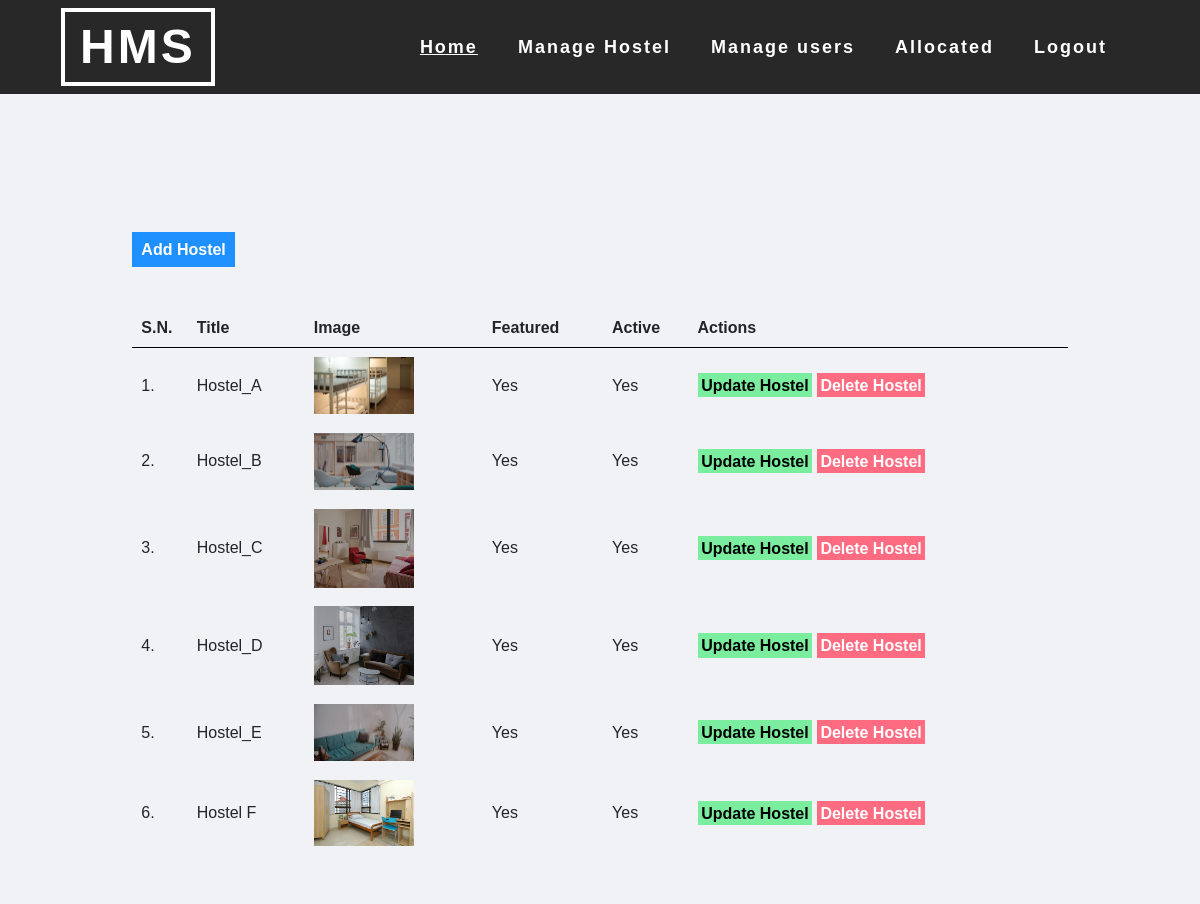
/manage_hostel.php, run on the app's committed database.
### tables this page shows
CREATE TABLE `tbl_category` (
  `id` int(10) UNSIGNED NOT NULL,
  `title` varchar(100) NOT NULL,
  `image_name` varchar(255) NOT NULL,
  `featured` varchar(10) NOT NULL,
  `active` varchar(10) NOT NULL
);

### manage_hostel.php (the view, shortened to what this page needs)
<?php include('server.php'); ?>
<link rel="stylesheet" href="web_home/css_home/edwin.css">
<link rel="stylesheet" href="web_home/css_home/style.css" type="text/css" media="all"/>
<link rel="stylesheet" href="admin.css" type="text/css">
<header>
	<div class="container agile-banner_nav">
		<nav class="navbar navbar-expand-lg navbar-light bg-light">
			<h1><a class="navbar-brand" href="home.php">HMS <span class="display"></span></a></h1>
			<div class="collapse navbar-collapse justify-content-center" id="navbarSupportedContent">
				<ul class="navbar-nav ml-auto">
					<li class="nav-item active">
						<a class="nav-link" href="homeadmin.php">Home <span class="sr-only">(current)</span></a>
					</li>
					<li class="nav-item">
						<a class="nav-link" href="manage_hostel.php">Manage Hostel</a>
					</li>
					<li class="nav-item">
						<a class="nav-link" href="manage_users.php">Manage users</a>
					</li>
                    <li class="nav-item">
						<a class="nav-link" href="allocate.php">Allocated</a>
					</li>
                    <li class="nav-item">
						<a class="nav-link" href="login.php">Logout</a>
					</li>
				</ul>
			</div>
		</nav>
	</div>
</header>
<div class="main-content">
    <div class="wrapper">
        <br /><br />
        <br><br>
                <a href="<?php echo SITEURL; ?>add_hostel.php" class="btn-primary">Add Hostel</a>
                <br /><br /><br />
                <table class="tbl-full">
                    <tr>
                        <th>S.N.</th>
                        <th>Title</th>
                        <th>Image</th>
                        <th>Featured</th>
                        <th>Active</th>
                        <th>Actions</th>
                    </tr>
                    <?php
                        $sql = "SELECT * FROM tbl_category";
                        $res = mysqli_query($db, $sql);
                        $count = mysqli_num_rows($res);
                        $sn=1;
                        if($count>0)
                        {
                            while($row=mysqli_fetch_assoc($res))
                            {
                                $id = $row['id'];
                                $title = $row['title'];
                                $image_name = $row['image_name'];
                                $featured = $row['featured'];
                                $active = $row['active'];
                                ?>
                                    <tr>
                                        <td><?php echo $sn++; ?>. </td>
                                        <td><?php echo $title; ?></td>
                                        <td>
                                            <?php
                                                if($image_name!="")
                                                {
                                                    ?>
                                                    <img src="<?php echo SITEURL; ?>images/category/<?php echo $image_name; ?>" width="100px" >
                                                    <?php
                                                }
                                                else
                                                {
                                                    echo "<div class='error'>Image not Added.</div>";
                                                }
                                            ?>
                                        </td>
                                        <td><?php echo $featured; ?></td>
                                        <td><?php echo $active; ?></td>
                                        <td>
                                            <a href="<?php echo SITEURL; ?>update_hostel.php?id=<?php echo $id; ?>" class="btn-secondary">Update Hostel</a>
                                            <a href="<?php echo SITEURL; ?>delete_hostel.php?id=<?php echo $id; ?>&image_name=<?php echo $image_name; ?>" class="btn-danger">Delete Hostel</a>
                                        </td>
                                    </tr>
                                <?php
                            }
                        }
                        else
                        {
                            ?>
                            <tr>
                                <td colspan="6"><div class="error">No Hostel Added.</div></td>
                            </tr>
                            <?php
                        }
                    ?>
                </table>
    </div>
</div>

### web_home/css_home/style.css (style rules this page uses)
body a { transition:0.5s all; -webkit-transition:0.5s all; -moz-transition:0.5s all; -o-transition:0.5s all; -ms-transition:0.5s all; }
h1,h2,h3,h4,h5,h6 { margin:0; }
ul { margin:0; padding:0; }
.container { width: 100%; margin: 0 auto; }
header { z-index: 9; width: 100%; background:rgb(41, 40, 40); }
.bg-light { background-color: transparent !important; }
h1 { font-size: inherit; }
.navbar-nav > li { margin-right: 1.5em; }
.navbar-light .navbar-nav .show > .nav-link, .navbar-light .navbar-nav .active > .nav-link, .navbar-light .navbar-nav .nav-link.show, .navbar-light .navbar-nav .nav-link.active { color: #fff; font-size: 18px; font-weight: 700; letter-spacing: 2px; text-decoration: underline; }
.navbar-light .navbar-nav .nav-link { color: #fff; font-size: 18px; font-weight: 700; letter-spacing: 2px; }
.navbar-light .navbar-brand { color: #fff; font-size: 3em; text-decoration: none; border: 4px solid #fff; text-transform: uppercase; font-weight: 700; margin: 0; text-align: center; letter-spacing: 3px; padding: 10px 15px; line-height: 50px; }
.wrapper { padding: 1%; width: 80%; margin: 0 auto; }
.tbl-full { width: 100%; }
table tr th { border-bottom: 1px solid black; padding: 1%; text-align: left; }
table tr td { padding: 1%; }
.btn-primary { background-color: #1e90ff; padding: 1%; color: white; text-decoration: none; font-weight: bold; }
.btn-secondary { background-color: #7bed9f; padding: 1%; color: black; text-decoration: none; font-weight: bold; }
.btn-danger { background-color: #ff6b81; padding: 1%; color: white; text-decoration: none; font-weight: bold; }

### admin.css (style rules this page uses)
* { margin: 0; padding: 0; font-family: Arial, Helvetica, sans-serif; }
.wrapper { padding: 1%; width: 80%; margin: 0 auto; }
.tbl-full { width: 100%; }
table tr th { border-bottom: 1px solid black; padding: 1%; text-align: left; }
table tr td { padding: 1%; }
.btn-primary { background-color: #1e90ff; padding: 1%; color: white; text-decoration: none; font-weight: bold; }
.btn-secondary { background-color: #7bed9f; padding: 1%; color: black; text-decoration: none; font-weight: bold; }
.btn-danger { background-color: #ff6b81; padding: 1%; color: white; text-decoration: none; font-weight: bold; }
.main-content { background-color: #f1f2f6; padding: 3% 0; }

### data on the page
tbl_category: title "Hostel_A", image_name (picture), featured "Yes", active "Yes"
tbl_category: title "Hostel_B", image_name (picture), featured "Yes", active "Yes"
tbl_category: title "Hostel_C", image_name (picture), featured "Yes", active "Yes"
tbl_category: title "Hostel_D", image_name (picture), featured "Yes", active "Yes"
tbl_category: title "Hostel_E", image_name (picture), featured "Yes", active "Yes"
tbl_category: title "Hostel F", image_name (picture), featured "Yes", active "Yes"
